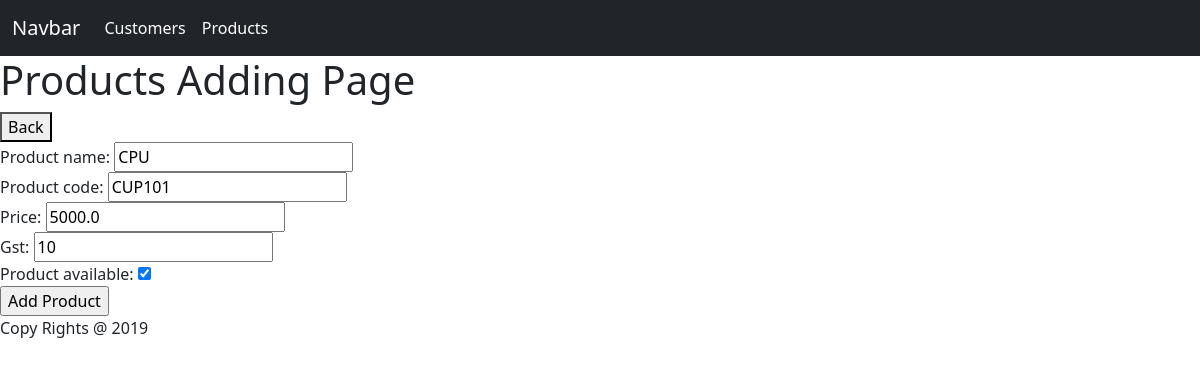
Page /Inventory/products/update/2/ on the committed database.
### Inventory/models.py (models this page shows, shortened)
class Product(models.Model):
    product_name = models.CharField(max_length=200, null=True)
    product_code = models.CharField(max_length=10, null=True)
    price = models.FloatField(default=0)
    gst = models.IntegerField(default=0)
    product_available = models.BooleanField(default=False)

### Inventory/views.py (the view)
# urls.py: path('products/update/<int:id>/', UpdateProduct, name='product_update'),
def UpdateProduct(request, id):
    selected_product = Product.objects.get(id = id)
    context = {
        "product_form" : Product_Form(instance=selected_product)
    }
    if request.method == 'POST':
        product_form = Product_Form(request.POST, instance=selected_product)
        if product_form.is_valid():
            product_form.save()
            return redirect('/Inventory/products/')
    return render(request, 'product_add.html', context)

### Inventory/forms.py
class Product_Form(ModelForm):
    class Meta:
        model = Product
        fields = '__all__'

### Frontend/templates/product_add.html (shortened to what this page needs)
{% extends 'base.html' %}
{% block content %}
<h1>Products Adding Page</h1>
<a href="/Inventory/products">
    <button>Back</button>
</a>
<form action="" method="POST">
    {{product_form}}
    <input type="submit" value="Add Product">
</form>
{% endblock %}

### rows in the picture
Product: product_name "CPU", product_code "CUP101", price "5000.0", gst "10", product_available "☑"
